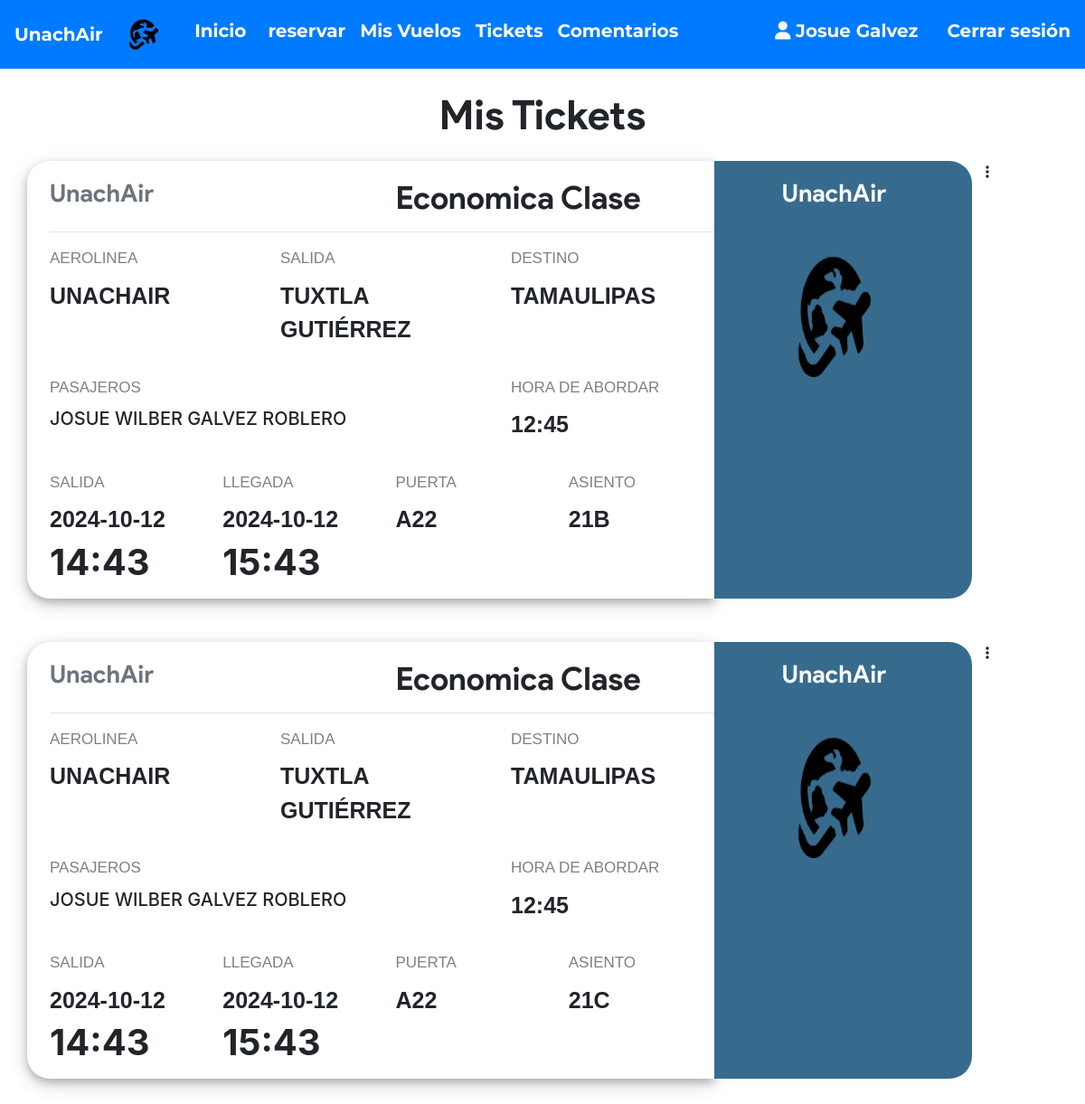
The app's page /ticket.php (signed in) with its own data.
### tables this page shows
CREATE TABLE `ticket` (
  `id_ticket` int(11) NOT NULL,
  `id_pasajero` int(11) NOT NULL,
  `id_vuelo` int(11) NOT NULL,
  `id_usuario` int(11) NOT NULL,
  `seat_no` varchar(10) NOT NULL,
  `cost` int(11) NOT NULL,
  `class` varchar(3) NOT NULL
);

CREATE TABLE `vuelo` (
  `id_vuelo` int(11) NOT NULL,
  `id_admin` int(11) NOT NULL,
  `fecha_llegada` datetime NOT NULL,
  `fecha_salida` datetime NOT NULL,
  `destino` varchar(20) NOT NULL,
  `salida` varchar(20) NOT NULL,
  `aerolinea` varchar(20) NOT NULL,
  `asientos` varchar(110) NOT NULL,
  `duration` varchar(20) NOT NULL,
  `precio` int(11) NOT NULL,
  `status` varchar(6) DEFAULT NULL,
  `issue` varchar(50) DEFAULT NULL,
  `last_seat` varchar(5) DEFAULT '',
  `bus_seats` int(11) DEFAULT 20,
  `last_bus_seat` varchar(5) DEFAULT ''
);

CREATE TABLE `pasajero` (
  `id_pasajero` int(11) NOT NULL,
  `id_usuario` int(11) NOT NULL,
  `id_vuelo` int(11) NOT NULL,
  `telefono` varchar(110) NOT NULL,
  `dob` datetime NOT NULL,
  `f_name` varchar(20) DEFAULT NULL,
  `m_name` varchar(20) DEFAULT NULL,
  `l_name` varchar(20) DEFAULT NULL
);

### helpers/helper.php (called while the page is built)
<?php
function subview($file){
	$file = __DIR__.'/../sub-views/'.$file;
	include $file;
}

### ticket.php (the view, shortened to what this page needs)
<?php include_once 'helpers/helper.php'; ?>
<?php subview('header.php'); ?>
<link rel="stylesheet" href="assets/css/ticket.css">
<main>
  <?php if(isset($_SESSION['userId'])) {
    require 'helpers/init_conn_db.php';
    ?>
    <div class="container mb-5">
    <h1 class="text-center mt-4 mb-4">Mis Tickets</h1>
      <?php
      $sql = 'SELECT * FROM Ticket WHERE id_usuario=?';
      $stmt = mysqli_stmt_init($conn);
      if(!mysqli_stmt_prepare($stmt,$sql)) {
          header('Location: ticket.php?error=sqlerror');
          exit();
      } else {
          mysqli_stmt_bind_param($stmt,'i',$_SESSION['userId']);
          mysqli_stmt_execute($stmt);
          $result = mysqli_stmt_get_result($stmt);
          while ($row = mysqli_fetch_assoc($result)) {
            $sql_p = 'SELECT * FROM Pasajero WHERE id_pasajero=?';
            $stmt_p = mysqli_stmt_init($conn);
            if(!mysqli_stmt_prepare($stmt_p,$sql_p)) {
                header('Location: ticket.php?error=sqlerror');
                exit();
            } else {
                mysqli_stmt_bind_param($stmt_p,'i',$row['id_pasajero']);
                mysqli_stmt_execute($stmt_p);
                $result_p = mysqli_stmt_get_result($stmt_p);
                if($row_p = mysqli_fetch_assoc($result_p)) {
                  $sql_f = 'SELECT * FROM vuelo WHERE id_vuelo=?';
                  $stmt_f = mysqli_stmt_init($conn);
                  if(!mysqli_stmt_prepare($stmt_f,$sql_f)) {
                      header('Location: ticket.php?error=sqlerror');
                      exit();
                  } else {
                      mysqli_stmt_bind_param($stmt_f,'i',$row['id_vuelo']);
                      mysqli_stmt_execute($stmt_f);
                      $result_f = mysqli_stmt_get_result($stmt_f);
                      if($row_f = mysqli_fetch_assoc($result_f)) {
                        $date_time_dep = $row_f['fecha_salida'];
                        $date_dep = substr($date_time_dep,0,10);
                        $time_dep = substr($date_time_dep,10,6) ;
                        $date_time_arr = $row_f['fecha_llegada'];
                        $date_arr = substr($date_time_arr,0,10);
                        $time_arr = substr($date_time_arr,10,6) ;
                        if($row['class'] === 'E') {
                            $class_txt = 'Economica';
                        } else if($row['class'] === 'B') {
                            $class_txt = 'VIP';
                        }
                        echo '
                        <div class="row mb-5">
                        <div class="col-8 out">
                            <div class="row ">
                                <div class="col">
                                    <h2 class="text-secondary mb-0 brand">
                                        UnachAir</h2>
                                </div>
                                <div class="col">
                                    <h2 class="mb-0">'.$class_txt.' Clase</h2>
                                </div>
                            </div>
                            <hr>
                            <div class="row mb-3">
                                <div class="col-4">
                                    <p class="head">Aerolinea</p>
                                    <p class="txt">'.$row_f['aerolinea'].'</p>
                                </div>
                                <div class="col-4">
                                    <p class="head">Salida</p>
                                    <p class="txt">'.$row_f['salida'].'</p>
                                </div>
                                <div class="col-4">
                                    <p class="head">Destino</p>
                                    <p class="txt">'.$row_f['destino'].'</p>
                                </div>
                            </div>
                            <div class="row mb-3">
                                <div class="col-8">
                                    <p class="head">Pasajeros</p>
                                    <p class=" h5 text-uppercase">
                                    '.$row_p['f_name'].' '.$row_p['m_name'].' '.$row_p['l_name'].'
                                    </p>
                                </div>
                                <div class="col-4">
                                    <p class="head">Hora de Abordar</p>
                                    <p class="txt">12:45</p>
                                </div>
                            </div>
                            <div class="row">
                                <div class="col-3">
                                    <p class="head">Salida</p>
                                    <p class="txt mb-1">'.$date_dep.'</p>
                                    <p class="h1 font-weight-bold mb-3">'.$time_dep.'</p>
                                </div>
                                <div class="col-3">
                                    <p class="head">Llegada</p>
                                    <p class="txt mb-1">'.$date_arr.'</p>
                                    <p class="h1 font-weight-bold mb-3">'.$time_arr.'</p>
                                </div>
                                <div class="col-3">
                                    <p class="head">Puerta</p>
                                    <p class="txt">A22</p>
                                </div>
                                <div class="col-3">
                                    <p class="head">Asiento</p>
                                    <p class="txt">'.$row['seat_no'].'</p>
                                </div>
                            </div>
                        </div>
                        <div class="col-3 pl-0" style="background-color:#376b8d !important;
                            padding:20px; border-top-right-radius: 25px; border-bottom-right-radius: 25px;">
                            <div class="row">
                                <div class="col">
                                <h2 class="text-light text-center brand">
                                    UnachAir</h2>
                                </div>
                            </div>
                            <div class="row justify-content-center">
                                <div class="col-12">
                                    <img src="assets/images/plane-avion.png" class="mx-auto d-block"
                                    height="200px" width="200px" alt="">
                                </div>
                            </div>
                        </div>
                        <div class="col-1">
                            <div class="dropdown">
                                <a class="text-reset text-decoration-none" href="#"
                                    id="dropdownMenuButton" data-toggle="dropdown"
                                    aria-haspopup="true" aria-expanded="false">
                                    <i class="fa fa-ellipsis-v"></i> </td>
                                </a>
                                            value='.$row['id_ticket'].'>
                                            value='.$row['id_ticket'].'>
                            </div>
                        </div>
                        </div>
                      ' ;
                      }
                  }
                }
            }
          }
      }
       ?>
    </div>
  </main>
  <?php } ?>
  <?php subview('footer.php'); ?>

### sub-views/header.php (shortened to what this page needs)
<!doctype html>
<html lang="en">
    <head>
        <link rel="stylesheet" href="https://stackpath.bootstrapcdn.com/font-awesome/4.7.0/css/font-awesome.min.css">
        <link rel="stylesheet" href="https://stackpath.bootstrapcdn.com/bootstrap/4.5.2/css/bootstrap.min.css">
    </head>
    <body>
        <nav class="navbar navbar-expand-lg navbar-dark bg-primary ">
        <a class="navbar-brand" style="display: inline-block;">
        <h5 style="display: inline-block; margin: 0; vertical-align: middle;">UnachAir</h5>
        <img src="assets/images/plane-avion.png" alt="Logo" width="80" height="50" style="display: inline-block; vertical-align: middle;">
        <a class="navbar-brand" href="index.php"><h5>Inicio</h5>
        </a>
        <div class="collapse navbar-collapse" id="navbarSupportedContent">
            <ul class="navbar-nav mr-auto">
                <li class="nav-item">
                    <a class="nav-link" href="reservar.php"><h5> reservar</h5>
                    </a>
                </li>
            <?php if(isset($_SESSION['userId'])) { ?>
                <li class="nav-item">
                    <a class="nav-link" href="my_flights.php">
                        <h5> Mis Vuelos</h5>
                    </a>
                </li>
                <li class="nav-item">
                    <a class="nav-link" href="ticket.php">
                        <h5> Tickets</h5>
                    </a>
                </li>
            <?php } ?>
                <li class="nav-item">
                    <a class="nav-link" href="feedback.php">
                        <h5> Comentarios</h5>
                    </a>
                </li>
            </ul>
            <?php
            if(isset($_SESSION['userId'])) {
                echo '
                <ul  class="nav navbar-nav navbar-right">
                    <li class="nav-item mr-3">
                            <h5 class=" text-light">
                            <i class="ml-1 fa fa-user text-light"></i>
                            '.$_SESSION['userUid'].'
                            </h5>
                    </li>
                    <li class="nav-item ml-3">
                        <form action="includes/logout.inc.php" class="logout_form" method="POST">
                        <button class="astext"  type="submit">
                            <h5> Cerrar sesión </h5>
                            </button>
                        </form>
                    </li>
                </ul>    ';
            }
            ?>
        </div>
        </nav>

### sub-views/footer.php (shortened to what this page needs)
  </body>
</html>

### assets/css/ticket.css (style rules this page uses)
body { background: transparent; }
h2.brand { font-size: 27px !important; }
p.head { text-transform: uppercase; font-family: arial; font-size: 17px; margin-bottom: 10px ; color: grey; }
p.txt { text-transform: uppercase; font-family: arial; font-size: 25px; font-weight: bolder; }
.out { border-top-left-radius: 25px; border-bottom-left-radius: 25px; box-shadow: 0 4px 8px 0 rgba(0, 0, 0, 0.2), 0 6px 20px 0 rgba(0, 0, 0, 0.19); background-color: white; padding-left: 25px; padding-right: 0px; padding-top: 20px; }
h2 { font-weight: lighter !important; font-size: 35px !important; margin-bottom: 20px; font-family :'product sans' !important; font-weight: bolder; }
h1 { font-weight: lighter !important; font-size: 45px !important; margin-bottom: 20px; font-family :'product sans' !important; font-weight: bolder; }

### sub-views/header.php (style rules this page uses)
.astext { background:none; border:none; margin:0; padding:0; cursor: pointer; }
h5 { color: white; font-weight: bold; font-size: 20px ; font-family: 'Montserrat', sans-serif; }

### records on screen
ticket: class "Economica", id_vuelo.aerolinea "UNACHAIR", id_vuelo.salida "TUXTLA GUTIÉRREZ", id_vuelo.destino "TAMAULIPAS", id_pasajero.f_name "JOSUE", id_pasajero.m_name "WILBER", id_pasajero.l_name "GALVEZ ROBLERO", id_vuelo.fecha_salida "2024-10-12", id_vuelo.fecha_salida "14:43", id_vuelo.fecha_llegada "2024-10-12", id_vuelo.fecha_llegada "15:43", seat_no "21B"
ticket: class "Economica", id_vuelo.aerolinea "UNACHAIR", id_vuelo.salida "TUXTLA GUTIÉRREZ", id_vuelo.destino "TAMAULIPAS", id_pasajero.f_name "JOSUE", id_pasajero.m_name "WILBER", id_pasajero.l_name "GALVEZ ROBLERO", id_vuelo.fecha_salida "2024-10-12", id_vuelo.fecha_salida "14:43", id_vuelo.fecha_llegada "2024-10-12", id_vuelo.fecha_llegada "15:43", seat_no "21C"

### other values on screen
$_SESSION['userUid'] "Josue Galvez"
